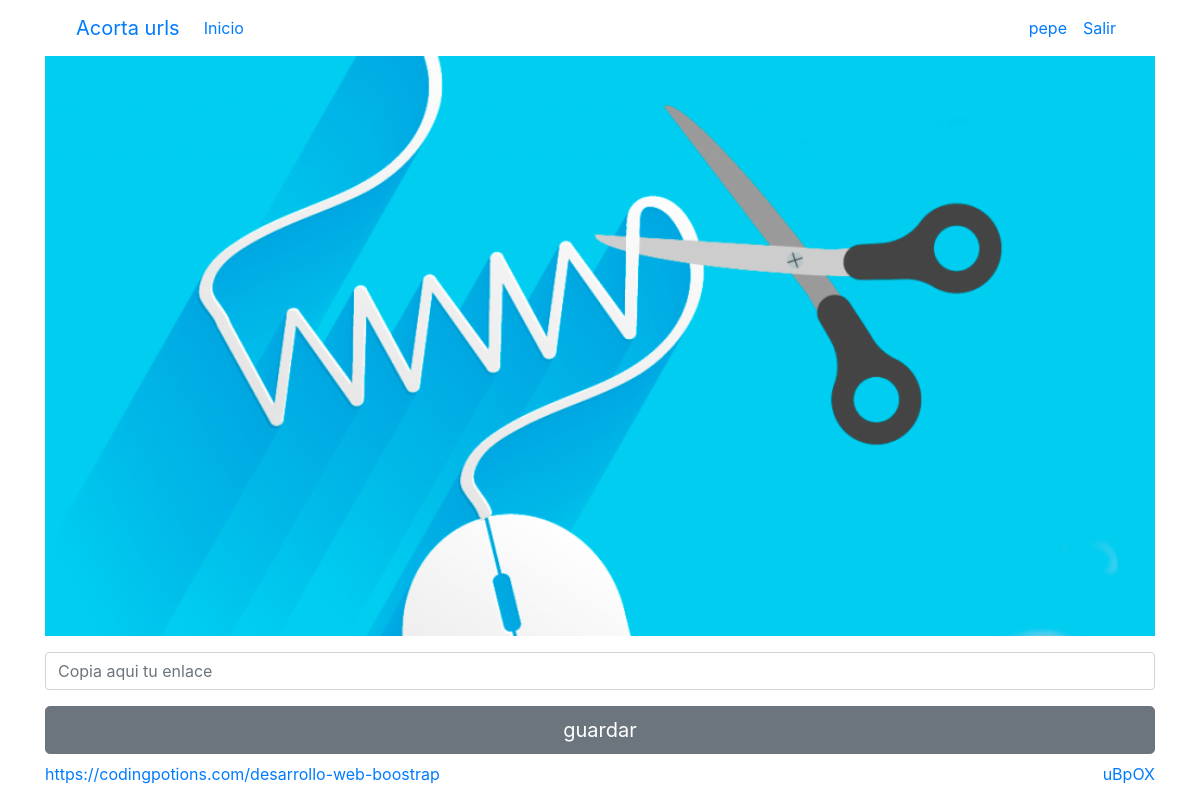
The page / (signed in) on the database as committed earlier.
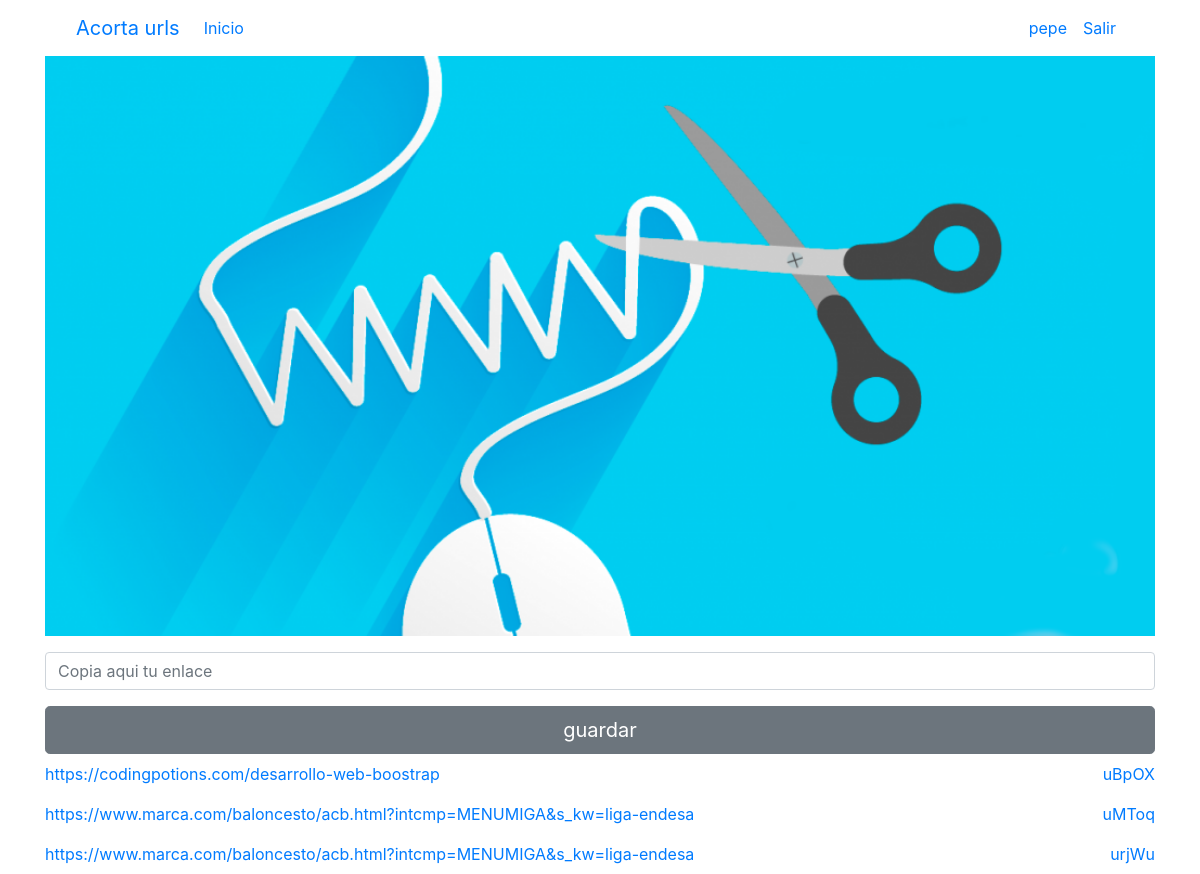
The same page on the database as committed later.
### core/models.py (models this page shows, shortened)
class Link(models.Model):
    code = models.TextField(max_length=20, unique=True, verbose_name="codigo")
    url = models.URLField( help_text=False)
    usuario = models.ForeignKey(User, verbose_name="Usuario", on_delete=models.CASCADE)
    create = models.DateField(auto_now_add=True, verbose_name="Fecha de creacion")
    class Meta:
        verbose_name = "link"
        verbose_name_plural = "links"

### core/views.py (the view, shortened to what this page needs)
# urls.py: path('', views.Make, name="Make"),
def Make(request):
    form = UrlForm(request.POST)
    code = ""
    link = ""
    if request.user.is_authenticated:
        link = Link.objects.filter(usuario=request.user)
    return render(request, 'core/home.html', {'form':form, 'code':code, 'link':link })

### core/forms.py
class UrlForm(forms.ModelForm):
    class Meta:
        model = Link
        fields = ['url']
        widgets = {
            'url': forms.URLInput(attrs={'class':'form-control mt-3', 'placeholder':'Copia aqui tu enlace',})
            }
    def __init__(self, *args, **kwargs):
        super(UrlForm, self).__init__(*args, **kwargs)
        for key in self.fields:
            self.fields[key].required = False
        self.fields['url'].label = ""

### core/templates/core/home.html (shortened to what this page needs)
<!doctype html>
<html lang="en">
  <head>
    {% load static %}
    <link rel="stylesheet" href="{% static 'core/css/bootstrap.min.css' %}">
  </head>
  <body>
    <div class="container">
      <nav class="navbar navbar-expand-lg">
        <div class="container">
        <a class="navbar-brand" href="{% url 'Make' %}">Acorta urls</a>
        <div class="collapse navbar-collapse" id="ned">
          <ul class="navbar-nav mr-auto">
            <li class="nav-item">
              <a class="nav-link" href="{% url 'Make' %}">Inicio</a>
            </li>
          </ul>
          <ul class="navbar-nav">
            {% if not request.user.is_authenticated %}
            <li class="nav-item">
              <a class="nav-link" href="{% url 'login' %}">Acceder</a>
            </li>
            <li class="nav-item">
              <a class="nav-link" href="{% url 'signup' %}">Registrarse</a>
            </li>
            {% else %}
          <li class="nav-item">
            <a class="nav-link" href="{% url 'profile' %}">{{request.user}}</a>
          </li>
            <li class="nav-item">
              <a class="nav-link" href="{% url 'logout' %}">Salir</a>
          </li>
            {% endif %}
          </ul>
        </div>
      </div>
      </nav>
      <img src="{% static 'core/img/corta_url.png' %}" class="img-fluid" width="100%" height="100%" alt="Responsive image">
        <form method="post"> {% csrf_token %}
          {{form.as_p}}
          <button type="submit" class="btn btn-secondary btn-lg btn-block">guardar</button>
        </form>
      {% for field in link%}
       <ul class="navbar-nav">
        <ul class="nav justify-content-center">
          <li class="nav-item">
            <a class="nav-link" href="{{field.url}}" target="_blank">{{field.url}}</a>
          </li>
          <li class="nav-item">
            <a class="nav-link" href="{{field.code}}" target="_blank">{{field.code}}</a>
          </li>
        </ul>
      </ul>
      {% endfor %}
      </div>
  </body>
</html>

Rows that differ between the two databases and show on the page:
added Link: url "https://www.marca.com/baloncesto/acb.html?intcmp=MENUMIGA&s_kw=liga-endesa", code "uMToq"
added Link: url "https://www.marca.com/baloncesto/acb.html?intcmp=MENUMIGA&s_kw=liga-endesa", code "urjWu"
